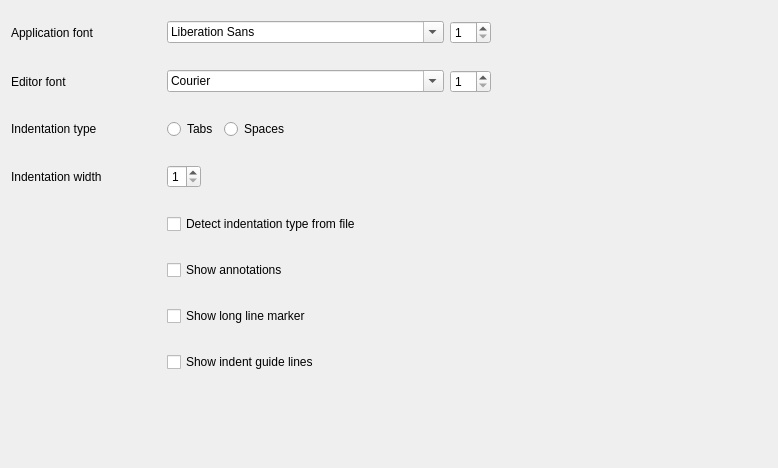
         <widget class="QWidget" name="scrollAreaWidgetContents_2">
          <property name="geometry">
           <rect>
            <x>0</x>
            <y>0</y>
            <width>778</width>
            <height>468</height>
           </rect>
          </property>
          <layout class="QVBoxLayout" name="verticalLayout_11">
           <item>
            <layout class="QHBoxLayout" name="appFontLayout">
             <property name="topMargin">
              <number>10</number>
             </property>
             <property name="bottomMargin">
              <number>10</number>
             </property>
             <item>
              <widget class="QLabel" name="appFontLabel">
               <property name="minimumSize">
                <size>
                 <width>150</width>
                 <height>0</height>
                </size>
               </property>
               <property name="text">
                <string>Application font</string>
               </property>
              </widget>
             </item>
             <item>
              <widget class="QFontComboBox" name="appFontComboBox">
               <property name="sizePolicy">
                <sizepolicy hsizetype="Expanding" vsizetype="Fixed">
                 <horstretch>0</horstretch>
                 <verstretch>0</verstretch>
                </sizepolicy>
               </property>
               <property name="minimumSize">
                <size>
                 <width>0</width>
                 <height>0</height>
                </size>
               </property>
              </widget>
             </item>
             <item>
              <widget class="QSpinBox" name="appFontSpinBox">
               <property name="minimum">
                <number>1</number>
               </property>
              </widget>
             </item>
             <item>
              <spacer name="appFontSpacer">
               <property name="orientation">
                <enum>Qt::Horizontal</enum>
               </property>
               <property name="sizeHint" stdset="0">
                <size>
                 <width>40</width>
                 <height>20</height>
                </size>
               </property>
              </spacer>
             </item>
            </layout>
           </item>
           <item>
            <layout class="QHBoxLayout" name="editorFontLayout">
             <property name="topMargin">
              <number>10</number>
             </property>
             <property name="bottomMargin">
              <number>10</number>
             </property>
             <item>
              <widget class="QLabel" name="editorFontLabel">
               <property name="minimumSize">
                <size>
                 <width>150</width>
                 <height>0</height>
                </size>
               </property>
               <property name="text">
                <string>Editor font</string>
               </property>
              </widget>
             </item>
             <item>
              <widget class="QFontComboBox" name="editorFontComboBox">
               <property name="sizePolicy">
                <sizepolicy hsizetype="Expanding" vsizetype="Fixed">
                 <horstretch>0</horstretch>
                 <verstretch>0</verstretch>
                </sizepolicy>
               </property>
               <property name="minimumSize">
                <size>
                 <width>0</width>
                 <height>0</height>
                </size>
               </property>
               <property name="fontFilters">
                <set>QFontComboBox::MonospacedFonts</set>
               </property>
              </widget>
             </item>
             <item>
              <widget class="QSpinBox" name="editorFontSpinBox">
               <property name="minimum">
                <number>1</number>
               </property>
              </widget>
             </item>
             <item>
              <spacer name="editorFontSpacer">
               <property name="orientation">
                <enum>Qt::Horizontal</enum>
               </property>
               <property name="sizeHint" stdset="0">
                <size>
                 <width>40</width>
                 <height>20</height>
                </size>
               </property>
              </spacer>
             </item>
            </layout>
           </item>
           <item>
            <layout class="QHBoxLayout" name="editorTabTypeLayout">
             <property name="topMargin">
              <number>10</number>
             </property>
             <property name="bottomMargin">
              <number>10</number>
             </property>
             <item>
              <widget class="QLabel" name="editorTabTypeLabel">
               <property name="minimumSize">
                <size>
                 <width>150</width>
                 <height>0</height>
                </size>
               </property>
               <property name="text">
                <string>Indentation type</string>
               </property>
              </widget>
             </item>
             <item>
              <widget class="QRadioButton" name="editorTabTypeTabsRadio">
               <property name="text">
                <string>Tabs</string>
               </property>
              </widget>
             </item>
             <item>
              <widget class="QRadioButton" name="editorTabTypeSpacesRadio">
               <property name="text">
                <string>Spaces</string>
               </property>
              </widget>
             </item>
             <item>
              <spacer name="indentSpacer">
               <property name="orientation">
                <enum>Qt::Horizontal</enum>
               </property>
               <property name="sizeHint" stdset="0">
                <size>
                 <width>40</width>
                 <height>20</height>
                </size>
               </property>
              </spacer>
             </item>
            </layout>
           </item>
           <item>
            <layout class="QHBoxLayout" name="editorTabsWidthLayout">
             <property name="topMargin">
              <number>10</number>
             </property>
             <property name="bottomMargin">
              <number>10</number>
             </property>
             <item>
              <widget class="QLabel" name="editorTabsWidthLabel">
               <property name="minimumSize">
                <size>
                 <width>150</width>
                 <height>0</height>
                </size>
               </property>
               <property name="text">
                <string>Indentation width</string>
               </property>
              </widget>
             </item>
             <item>
              <widget class="QSpinBox" name="editorTabWidthSpinBox">
               <property name="minimum">
                <number>1</number>
               </property>
               <property name="maximum">
                <number>9</number>
               </property>
              </widget>
             </item>
             <item>
              <spacer name="indentWidthSpacer">
               <property name="orientation">
                <enum>Qt::Horizontal</enum>
               </property>
               <property name="sizeHint" stdset="0">
                <size>
                 <width>40</width>
                 <height>20</height>
                </size>
               </property>
              </spacer>
             </item>
            </layout>
           </item>
           <item>
            <layout class="QHBoxLayout" name="editorDetectTabModeLayout">
             <property name="leftMargin">
              <number>156</number>
             </property>
             <property name="topMargin">
              <number>10</number>
             </property>
             <property name="bottomMargin">
              <number>10</number>
             </property>
             <item>
              <widget class="QCheckBox" name="editorDetectTabTypeCheckbox">
               <property name="text">
                <string>Detect indentation type from file</string>
               </property>
              </widget>
             </item>
            </layout>
           </item>
           <item>
            <layout class="QHBoxLayout" name="editorAnnotationsLayout">
             <property name="leftMargin">
              <number>156</number>
             </property>
             <property name="topMargin">
              <number>10</number>
             </property>
             <property name="bottomMargin">
              <number>10</number>
             </property>
             <item>
              <widget class="QCheckBox" name="editorAnnotationsCheckBox">
               <property name="text">
                <string>Show annotations</string>
               </property>
              </widget>
             </item>
            </layout>
           </item>
           <item>
            <layout class="QHBoxLayout" name="editorLongLineMarkerLayout">
             <property name="leftMargin">
              <number>156</number>
             </property>
             <property name="topMargin">
              <number>10</number>
             </property>
             <property name="bottomMargin">
              <number>10</number>
             </property>
             <item>
              <widget class="QCheckBox" name="editorLongLineMarkerCheckBox">
               <property name="text">
                <string>Show long line marker</string>
               </property>
              </widget>
             </item>
            </layout>
           </item>
           <item>
            <layout class="QHBoxLayout" name="editorIndentGuideLinesLayout">
             <property name="leftMargin">
              <number>156</number>
             </property>
             <property name="topMargin">
              <number>10</number>
             </property>
             <property name="bottomMargin">
              <number>10</number>
             </property>
             <item>
              <widget class="QCheckBox" name="editorIndentGuideLinesCheckBox">
               <property name="text">
                <string>Show indent guide lines</string>
               </property>
              </widget>
             </item>
            </layout>
           </item>
           <item>
            <spacer name="editorSpacer">
             <property name="orientation">
              <enum>Qt::Vertical</enum>
             </property>
             <property name="sizeHint" stdset="0">
              <size>
               <width>20</width>
               <height>40</height>
              </size>
             </property>
            </spacer>
           </item>
          </layout>
         </widget>
